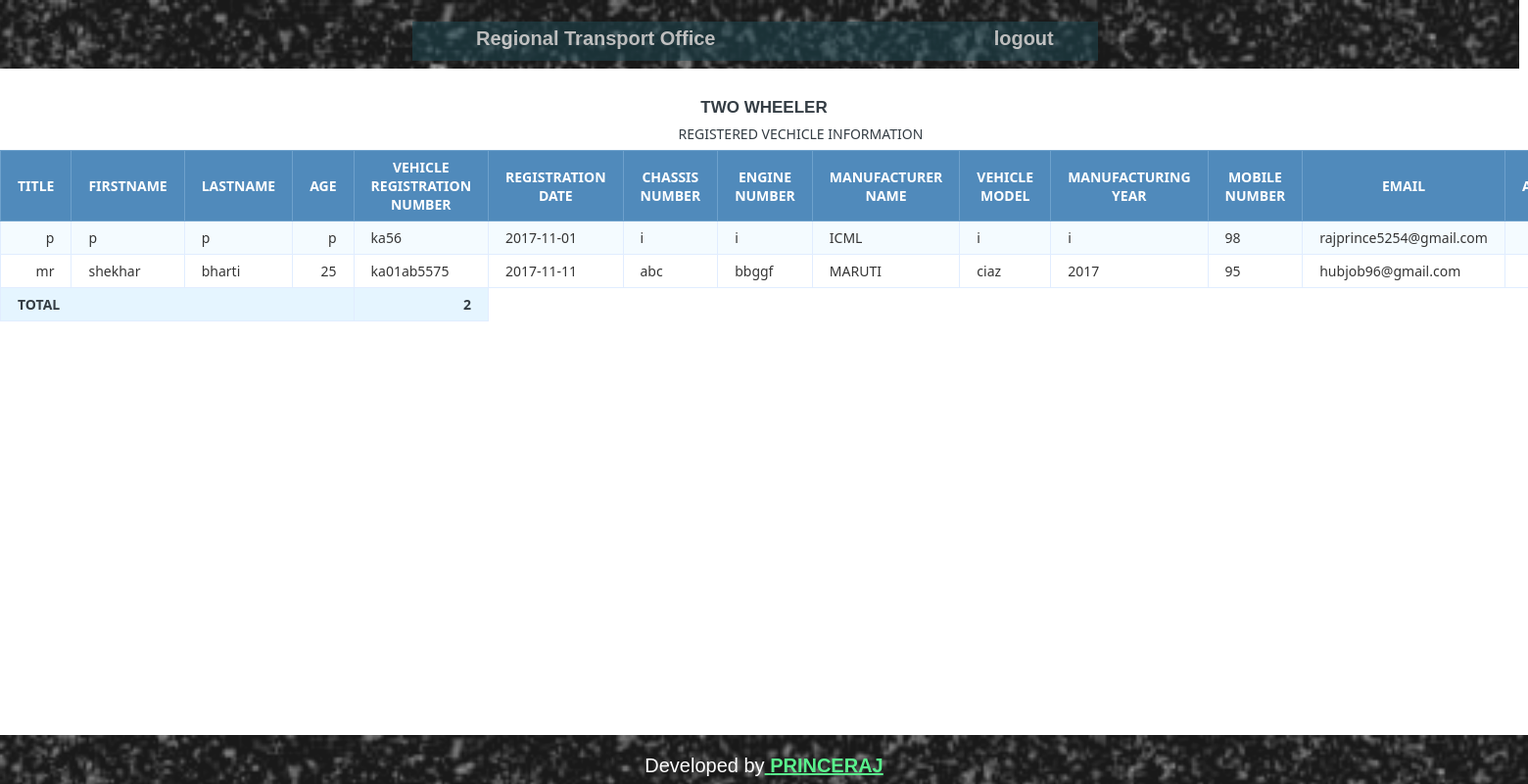
Screenshot of /project/fw_dp.php (signed in) with the database file from the repository.
### tables this page shows
CREATE TABLE IF NOT EXISTS `fw_customer` (
  `TITLE` varchar(255) DEFAULT NULL,
  `FIRSTNAME` varchar(255) DEFAULT NULL,
  `LASTNAME` varchar(255) DEFAULT NULL,
  `AGE` varchar(255) DEFAULT NULL,
  `REG_NO` varchar(255) NOT NULL,
  `REGIS_DATE` varchar(255) DEFAULT NULL,
  `CHASSIS_NUM` varchar(255) DEFAULT NULL,
  `ENGINE_NUMB` varchar(255) DEFAULT NULL,
  `MANF_NAME` varchar(255) DEFAULT NULL,
  `MODEL` varchar(255) DEFAULT NULL,
  `MANFT_YEAR` varchar(255) DEFAULT NULL,
  `MOBILE_NUMBER` varchar(255) DEFAULT NULL,
  `EMAIL` varchar(255) DEFAULT NULL,
  `ADDRESS` varchar(255) DEFAULT NULL,
  PRIMARY KEY (`REG_NO`)
);

### project/fw_dp.php (the view, shortened to what this page needs)
<?php
 require_once("dbcontroller.php");
$sql = 'SELECT *
		FROM fw_customer';
$query = mysqli_query($conn, $sql);
?>
<html>
<head>
</head>
<body>
<header>
		<div id="nav"><br>
			<div id="nav_wrapper"><br><br><br>
				<ul>
					<li class="a"><a href="home.php" style="font-size:20">Regional Transport Office</a></li>
					<li class="b"><a href="logout.php">logout</a>
				</ul>
            </div>
		</div>
	</header>
	<h1 style="margin-top:100px;">TWO WHEELER</h1>
	<table class="data-table">
		<caption class="title">REGISTERED VECHICLE INFORMATION</caption>
		<thead>
			<tr>
          <th>TITLE</th>
          <th>FIRSTNAME</th>
          <th>LASTNAME</th>
          <th>AGE</th>
          <th>VEHICLE REGISTRATION NUMBER</th>
          <th>REGISTRATION DATE</th>
          <th>CHASSIS NUMBER</th>
          <th>ENGINE NUMBER</th>
          <th>MANUFACTURER NAME</th>
          <th>VEHICLE MODEL</th>
          <th>MANUFACTURING YEAR</th>
          <th>MOBILE NUMBER</th>
          <th>EMAIL</th>
          <th>ADDRESS</th>
			</tr>
		</thead>
		<tbody>
		<?php
		while ($row = mysqli_fetch_array($query))
		{
            echo '<tr>
			<td>'.$row['TITLE'].'</td>
			<td>'.$row['FIRSTNAME'].'</td>
			<td>'.$row['LASTNAME'].'</td>
			<td>'.$row['AGE'].'</td>
			<td>'.$row['REG_NO'].'</td>
			<td>'.$row['REGIS_DATE'].'</td>
			<td>'.$row['CHASSIS_NUM'].'</td>
			<td>'.$row['ENGINE_NUMB'].'</td>
			<td>'.$row['MANF_NAME'].'</td>
			<td>'.$row['MODEL'].'</td>
			<td>'.$row['MANFT_YEAR'].'</td>
			<td>'.$row['MOBILE_NUMBER'].'</td>
			<td>'.$row['EMAIL'].'</td>
			<td>'.$row['ADDRESS'].'</td>
			</tr>';
		}
		$total="CALL proc2()";
		$result=mysqli_query($conn, $total);
		$row=$result->fetch_assoc();
		?>
		</tbody>
		<tfoot>
			<tr>
				<th colspan="4">TOTAL</th>
				<th><?php echo $row["count(*)"] ?></th>
			</tr>
		</tfoot>
	</table>
</body>
<footer id="me">
<div id="foot">
    <p>Developed by<a href="#"><b> PRINCERAJ</b></a></p>
</div>
</footer>
</html>

### project/fw_dp.php (style rules this page uses)
body { font-size: 15px; color: #343d44; font-family: "segoe-ui", "open-sans", tahoma, arial; padding: 0; margin: 0; }
table { margin: auto; font-family: "Lucida Sans Unicode", "Lucida Grande", "Segoe Ui"; font-size: 12px; }
h1 { margin: 25px auto 0; text-align: center; text-transform: uppercase; font-size: 17px; }
table td { transition: all .5s; }
.data-table { border-collapse: collapse; font-size: 14px; min-width: 537px; }
.data-table th, .data-table td { border: 1px solid #e1edff; padding: 7px 17px; }
.data-table caption { margin: 7px; }
.data-table thead th { background-color: #508abb; color: #FFFFFF; border-color: #6ea1cc !important; text-transform: uppercase; }
.data-table tbody td { color: #353535; }
.data-table tbody td:first-child, .data-table tbody td:nth-child(4), .data-table tbody td:last-child { text-align: right; }
.data-table tbody tr:nth-child(odd) td { background-color: #f4fbff; }
.data-table tfoot th { background-color: #e5f5ff; text-align: right; }
.data-table tfoot th:first-child { text-align: left; }
.a { width:100%; height:100%; margin-top:100px; }
header { position: fixed; width:100%; top: 0px; opacity: 0.9; }
footer { width:100%; }
#nav { width:100%; height: 70px; background-image: url("img2.jpg"); background-size: cover; margin-left:-9px; }
#nav_wrapper { height: 40px; width:700px; background-color: rgba(7, 56, 68, 0.73); margin-left: auto; margin-right:auto; margin-top:5px; opacity: 0.7; filter :alpha(opacity=70); }
#nav_wrapper ul li { list-style:none; display: inline; font-weight: bold; margin-top:-10px; padding: 10px; }
#nav_wrapper ul { margin-top:-45px; }
#nav_wrapper a { font-family: Arial, Helvetica, sansserif-; font-size: 20px; color:white; text-decoration: none; padding: 5px; }
#nav_wrapper ul li.a { margin-left: 10px; }
#nav_wrapper ul li.b { margin-left: 250px; }
#me { width:100%; bottom:0px; opacity: 0.9; position:fixed; }
#foot { width:100%; height:50px; background-image: url("img2.jpg"); background-size: cover; }
#foot p { font-family: Arial, Helvetica, sansserif-; font-size: 20px; padding-top: 20px; color:white; text-align: center; }
#foot p a { color:#47F180; }

### rows the page displays
fw_customer: TITLE "p", FIRSTNAME "p", LASTNAME "p", AGE "p", REG_NO "ka56", REGIS_DATE "2017-11-01", CHASSIS_NUM "i", ENGINE_NUMB "i", MANF_NAME "ICML", MODEL "i", MANFT_YEAR "i", MOBILE_NUMBER "98", EMAIL "rajprince5254@gmail.com"
fw_customer: TITLE "mr", FIRSTNAME "shekhar", LASTNAME "bharti", AGE "25", REG_NO "ka01ab5575", REGIS_DATE "2017-11-11", CHASSIS_NUM "abc", ENGINE_NUMB "bbggf", MANF_NAME "MARUTI", MODEL "ciaz", MANFT_YEAR "2017", MOBILE_NUMBER "95", EMAIL "hubjob96@gmail.com"

### other values shown
$row["count(*)"] "2"
